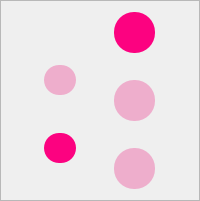
            <widget class="QFrame" name="frame_6">
             <property name="minimumSize">
              <size>
               <width>101</width>
               <height>201</height>
              </size>
             </property>
             <property name="styleSheet">
              <string notr="true"/>
             </property>
             <property name="frameShape">
              <enum>QFrame::StyledPanel</enum>
             </property>
             <property name="frameShadow">
              <enum>QFrame::Raised</enum>
             </property>
             <layout class="QGridLayout" name="gridLayout_9">
              <item row="0" column="0">
               <spacer name="horizontalSpacer_56">
                <property name="orientation">
                 <enum>Qt::Horizontal</enum>
                </property>
                <property name="sizeType">
                 <enum>QSizePolicy::Fixed</enum>
                </property>
                <property name="sizeHint" stdset="0">
                 <size>
                  <width>5</width>
                  <height>20</height>
                 </size>
                </property>
               </spacer>
              </item>
              <item row="0" column="1">
               <widget class="QPushButton" name="pushButton_100">
                <property name="sizePolicy">
                 <sizepolicy hsizetype="Fixed" vsizetype="Fixed">
                  <horstretch>0</horstretch>
                  <verstretch>0</verstretch>
                 </sizepolicy>
                </property>
                <property name="minimumSize">
                 <size>
                  <width>41</width>
                  <height>41</height>
                 </size>
                </property>
                <property name="styleSheet">
                 <string notr="true">QPushButton {
background-color: rgb(252, 2, 128);
border-radius: 20px;
}

QPushButton:hover {
background-color: #74CE8B;
border-radius: 20px;
}</string>
                </property>
                <property name="text">
                 <string/>
                </property>
               </widget>
              </item>
              <item row="1" column="0" rowspan="2">
               <widget class="QPushButton" name="pushButton_99">
                <property name="sizePolicy">
                 <sizepolicy hsizetype="Fixed" vsizetype="Fixed">
                  <horstretch>0</horstretch>
                  <verstretch>0</verstretch>
                 </sizepolicy>
                </property>
                <property name="minimumSize">
                 <size>
                  <width>30</width>
                  <height>30</height>
                 </size>
                </property>
                <property name="styleSheet">
                 <string notr="true">QPushButton {
background-color: rgb(238, 174, 204);
border-radius: 15px;
}

QPushButton:hover {
background-color: #FB6678;
border-radius: 15px;
}</string>
                </property>
                <property name="text">
                 <string/>
                </property>
               </widget>
              </item>
              <item row="1" column="1">
               <spacer name="verticalSpacer_37">
                <property name="orientation">
                 <enum>Qt::Vertical</enum>
                </property>
                <property name="sizeType">
                 <enum>QSizePolicy::Fixed</enum>
                </property>
                <property name="sizeHint" stdset="0">
                 <size>
                  <width>18</width>
                  <height>7</height>
                 </size>
                </property>
               </spacer>
              </item>
              <item row="2" column="1" rowspan="2">
               <widget class="QPushButton" name="pushButton_98">
                <property name="sizePolicy">
                 <sizepolicy hsizetype="Fixed" vsizetype="Fixed">
                  <horstretch>0</horstretch>
                  <verstretch>0</verstretch>
                 </sizepolicy>
                </property>
                <property name="minimumSize">
                 <size>
                  <width>41</width>
                  <height>41</height>
                 </size>
                </property>
                <property name="styleSheet">
                 <string notr="true">QPushButton {
background-color: rgb(238, 174, 204);
border-radius: 20px;
}

QPushButton:hover {
background-color: #0177FB;
border-radius: 20px;
}</string>
                </property>
                <property name="text">
                 <string/>
                </property>
               </widget>
              </item>
              <item row="3" column="0">
               <spacer name="horizontalSpacer_57">
                <property name="orientation">
                 <enum>Qt::Horizontal</enum>
                </property>
                <property name="sizeType">
                 <enum>QSizePolicy::Fixed</enum>
                </property>
                <property name="sizeHint" stdset="0">
                 <size>
                  <width>5</width>
                  <height>20</height>
                 </size>
                </property>
               </spacer>
              </item>
              <item row="4" column="0" rowspan="2">
               <widget class="QPushButton" name="pushButton_102">
                <property name="sizePolicy">
                 <sizepolicy hsizetype="Fixed" vsizetype="Fixed">
                  <horstretch>0</horstretch>
                  <verstretch>0</verstretch>
                 </sizepolicy>
                </property>
                <property name="minimumSize">
                 <size>
                  <width>30</width>
                  <height>30</height>
                 </size>
                </property>
                <property name="styleSheet">
                 <string notr="true">QPushButton {
background-color: rgb(252, 2, 128);
border-radius: 15px;
}

QPushButton:hover {
background-color: #FB6678;
border-radius: 15px;
}</string>
                </property>
                <property name="text">
                 <string/>
                </property>
               </widget>
              </item>
              <item row="4" column="1">
               <spacer name="verticalSpacer_38">
                <property name="orientation">
                 <enum>Qt::Vertical</enum>
                </property>
                <property name="sizeType">
                 <enum>QSizePolicy::Fixed</enum>
                </property>
                <property name="sizeHint" stdset="0">
                 <size>
                  <width>18</width>
                  <height>7</height>
                 </size>
                </property>
               </spacer>
              </item>
              <item row="5" column="1" rowspan="2">
               <widget class="QPushButton" name="pushButton_101">
                <property name="sizePolicy">
                 <sizepolicy hsizetype="Fixed" vsizetype="Fixed">
                  <horstretch>0</horstretch>
                  <verstretch>0</verstretch>
                 </sizepolicy>
                </property>
                <property name="minimumSize">
                 <size>
                  <width>41</width>
                  <height>41</height>
                 </size>
                </property>
                <property name="styleSheet">
                 <string notr="true">QPushButton {
background-color: rgb(238, 174, 204);
border-radius: 20px;
}

QPushButton:hover {
background-color: #74CE8B;
border-radius: 20px;
}</string>
                </property>
                <property name="text">
                 <string/>
                </property>
               </widget>
              </item>
              <item row="6" column="0">
               <spacer name="horizontalSpacer_58">
                <property name="orientation">
                 <enum>Qt::Horizontal</enum>
                </property>
                <property name="sizeType">
                 <enum>QSizePolicy::Fixed</enum>
                </property>
                <property name="sizeHint" stdset="0">
                 <size>
                  <width>5</width>
                  <height>20</height>
                 </size>
                </property>
               </spacer>
              </item>
             </layout>
            </widget>
